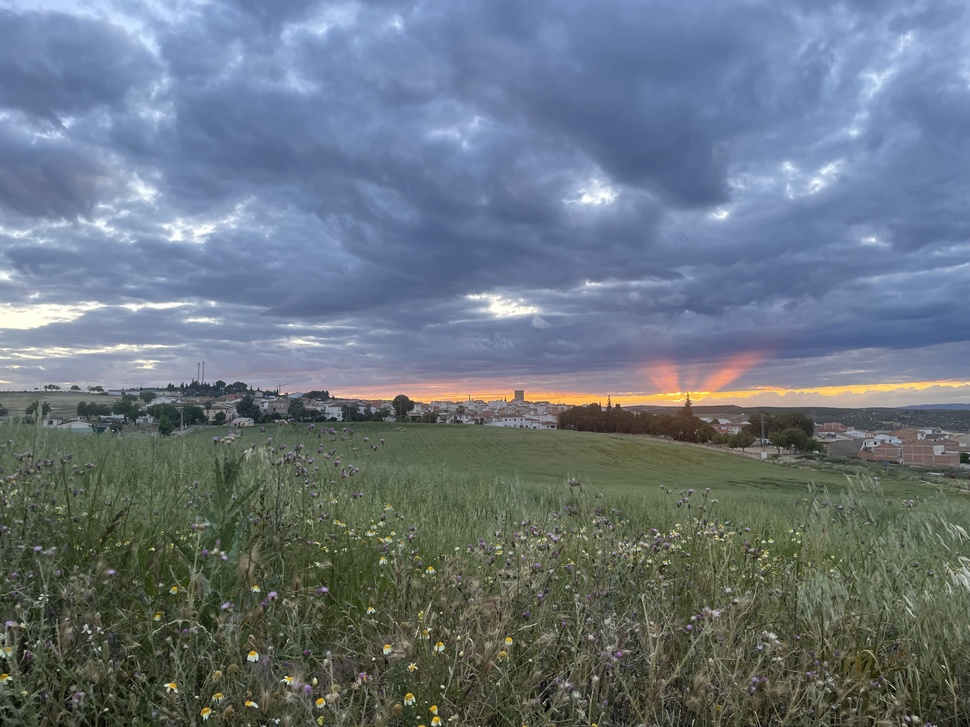
#> input picture ejercicioscapitulo7/imagen.jpg, 970 x 727 px, shrunk from 4032 x 3024 before the run
$ python histogramacolores.py
#> lines starting #> are read from the running program, lines starting #| are printed output that depends on the picture
#histogramacolores.py
import cv2
import matplotlib.pyplot as plt

img = cv2.imread('imagen.jpg')
#> img is the input picture: shape (727, 970, 3); mean B, G, R 127.4, 117, 105.8
# Separar en canales
chans = cv2.split(img)

colors = ("b", "g", "r")
plt.figure()
plt.title("Histograma de Color")
plt.xlabel("Bins")
plt.ylabel("# of Pixels")
# Crear un histograma por cada canal
for (chan, color) in zip(chans, colors):
    hist = cv2.calcHist([chan], [0], None, [256], [0, 256])
    plt.plot(hist, color=color)
    plt.xlim([0, 256])
#> this loop made 3 passes
#> color on passes 1 to 3: 'b', 'g', 'r'

plt.show()
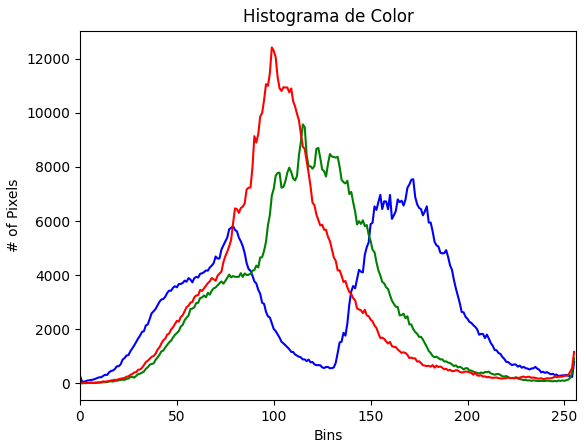
#> figure drawn by matplotlib, 1 panel; curve peaks at x = 172, y = 7545; curve peaks at x = 115, y = 9569; curve peaks at x = 99, y = 12414
